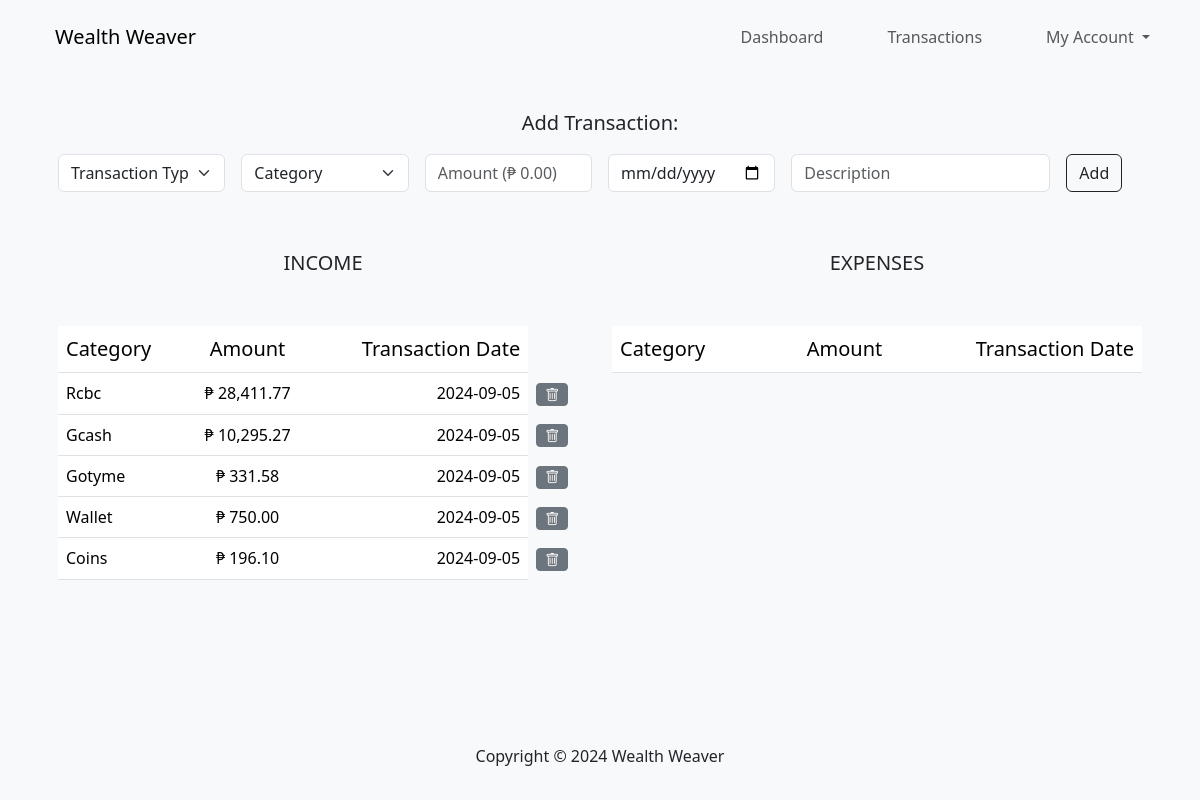
/transactions (signed in), run on the app's committed database.
### tables this page shows
CREATE TABLE transactions (
    id_transaction INTEGER PRIMARY KEY AUTOINCREMENT NOT NULL,
    id_user INTEGER NOT NULL,
    transaction_type VARCHAR(20) NOT NULL,
    category VARCHAR(50) NOT NULL,
    amount NUMERIC NOT NULL,
    transaction_datetime DATETIME NOT NULL,
    description TEXT,
    FOREIGN KEY (id_user) REFERENCES users(id)
);

### app.py (the view)
@app.route("/transactions", methods=["POST", "GET"])
@login_required
def transaction():
    session.pop("graph_data", None)
    session.pop("graph_selected", None)
    def show_transaction(transaction_id):
        db.execute("""
            DELETE FROM categories WHERE id_user = ? AND category NOT IN (SELECT category FROM transactions WHERE id_user = ?)
        """, session["user_id"], session["user_id"])
        categories = db.execute("SELECT * FROM categories WHERE id_user = ?", session["user_id"])
        income = db.execute("SELECT * FROM transactions WHERE id_user = ? AND transaction_type = 'Income' ORDER BY transaction_datetime DESC", session["user_id"])
        expenses = db.execute("SELECT * FROM transactions WHERE id_user = ? AND transaction_type = 'Expenses' ORDER BY transaction_datetime DESC", session["user_id"])
        income_sum = db.execute("SELECT COALESCE(SUM(amount), 0) AS sum FROM transactions WHERE id_user = ? AND transaction_type = 'Income'", session["user_id"])
        expenses_sum = db.execute("SELECT COALESCE(SUM(amount), 0) AS sum FROM transactions WHERE id_user = ? AND transaction_type = 'Expenses'", session["user_id"])
        balance = income_sum[0]["sum"] - expenses_sum[0]["sum"]
        if transaction_id != 0:
            previous_transaction = db.execute("SELECT * FROM transactions WHERE id_transaction = ? ", transaction_id)
            if len(previous_transaction) == 1:
                type_selected = previous_transaction[0]['transaction_type']
                category_selected = previous_transaction[0]['category']
            else:
                type_selected = 0
                category_selected = 0
        else:
            type_selected = 0
            category_selected = 0
        db.execute("UPDATE users SET cash = ? WHERE id = ?", balance, session["user_id"])
        return render_template("transactions.html", income=income, expenses=expenses, categories=categories, type_selected=type_selected, category_selected=category_selected)
    if request.method == "POST":
        if request.form.get("form_id") == "add":
            transaction_type = request.form.get("transaction_type")
            category = request.form.get("category").capitalize()
            amount = float(request.form.get("amount"))
            transaction_date = request.form.get("transaction_date")
            description = request.form.get("description")
            if not description:
                description = "No Description"
            query = """
                INSERT INTO transactions (
                    id_user, transaction_type, category, amount, transaction_datetime, description
                ) VALUES (?, ?, ?, ?, ?, ?)
            """
            transaction_id = db.execute(query, session["user_id"], transaction_type, category, amount, transaction_date, description)
            session["transaction_id"] = transaction_id
            return redirect("/transactions")
        elif request.form.get("form_id") == "delete":
            transaction_id = request.form.get("transaction_id")
            db.execute("DELETE FROM transactions WHERE id_transaction = ?", transaction_id)
            return redirect("/transactions")
    else:
        if session.get("transaction_id") is None:
            return show_transaction(0)
        else:
            pti = session["transaction_id"]
            session.pop("transaction_id", None)
            return show_transaction(pti)

### app.py (called while the page is built)
@app.after_request
def after_request(response):
    response.headers["Cache-Control"] = "no-cache, no-store, must-revalidate"
    response.headers["Expires"] = 0
    response.headers["Pragma"] = "no-cache"
    return response

### helpers.py (called while the page is built)
def login_required(f):
    @wraps(f)
    def decorated_function(*args, **kwargs):
        if session.get("user_id") is None:
            return redirect("/")
        return f(*args, **kwargs)
    return decorated_function

def php(value):
    if value is None:
        return "₱ 0.00"
    return f"₱ {value:,.2f}"

### templates/transactions.html (shortened to what this page needs)
{% extends "layout.html" %}
{% block message %}
    <section class="p-3">
        <p class="lead">Add Transaction:</p>
        <form class="row g-3 mb-1" action="/transactions" method="post" id="form_transaction">
            <div class="col-md-2">
                <select id="transaction_type" class="form-select" name="transaction_type" required="true">
                    <option {% if type_selected == 0 %} selected {% endif %} disabled value="">Transaction Type</option>
                </select>
            </div>
            <div class="col-md-2">
                <select class="form-select" name="category" id="selectCategory" required="true">
                    <option {% if category_selected == 0 %} selected {% endif %} disabled value="0">Category</option>
                </select>
            </div>
            <div class="col-md-2">
                <input id="amount_input" autocomplete="off" type="number" class="form-control" placeholder="Amount ({{ 0.00 | php }})" min="0" name="amount" step="any" required="true">
            </div>
            <div class="col-md-2">
                <input id="transaction_date" autocomplete="off" type="date" class="form-control" name="transaction_date" required="true">
            </div>
            <div class="col-md-3">
                <input autocomplete="off" type="text" class="form-control" placeholder="Description" name="description">
            </div>
            <div class="col-md-1 d-flex align-items-end">
                <button type="submit" class="btn btn-outline-dark">Add</button>
            </div>
        </form>
    </section>
{% endblock %}
{% block main %}
    <section class="p-3">
        <div class="row g-4">
            <div class="col-md-12 col-lg-6 pb-5 mb-5">
                <p class="lead text-center mb-5">INCOME</p>
                <table class="table table-hover">
                    <thead>
                        <tr>
                            <th class="text-start lead">Category</th>
                            <th class="text-center lead">Amount</th>
                            <th class="text-end lead">Transaction Date</th>
                        </tr>
                    </thead>
                    <tbody>
                        {% for i in income %}
                            <tr data-bs-toggle="tooltip" data-bs-title="{{ i.description }}" data-bs-placement="top">
                                <td class="text-start">{{ i.category }} </td>
                                <td class="text-center">{{ i.amount | php }}</td>
                                <td class="text-end">{{ i.transaction_datetime }}</td>
                                <td class="text-start border-0 bg-light">
                                    <form action="/transactions" method="post">
                                        <button type="submit" class="btn btn-secondary btn-sm p-0 px-2">
                                            <i class="bi bi-trash"></i>
                                    </form>
                                </td>
                            </tr>
                        {% endfor %}
                    </tbody>
                </table>
            </div>
            <div class="col-md-12 col-lg-6 pb-5 mb-5">
                <p class="lead text-center mb-5">EXPENSES</p>
                <table class="table table-hover">
                    <thead>
                        <tr>
                            <th class="text-start lead">Category</th>
                            <th class="text-end lead">Amount</th>
                            <th class="text-end lead">Transaction Date</th>
                        </tr>
                    </thead>
                </table>
            </div>
        </div>
    </section>
{% endblock %}

### static/style.css (style rules this page uses)
body::before { display: block; content: ''; height: 60px; }
body { display: flex; flex-direction: column; min-height: 100vh; }

### data on the page
transactions: category "Rcbc", amount|php "₱ 28,411.77", transaction_datetime "2024-09-05"
transactions: category "Gcash", amount|php "₱ 10,295.27", transaction_datetime "2024-09-05"
transactions: category "Gotyme", amount|php "₱ 331.58", transaction_datetime "2024-09-05"
transactions: category "Wallet", amount|php "₱ 750.00", transaction_datetime "2024-09-05"
transactions: category "Coins", amount|php "₱ 196.10", transaction_datetime "2024-09-05"
